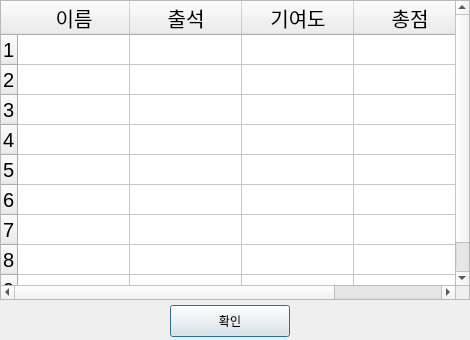
<?xml version="1.0" encoding="UTF-8"?>
<ui version="4.0">
 <class>Dialog</class>
 <widget class="QDialog" name="Dialog">
  <property name="geometry">
   <rect>
    <x>0</x>
    <y>0</y>
    <width>470</width>
    <height>340</height>
   </rect>
  </property>
  <property name="windowTitle">
   <string>순위 보기</string>
  </property>
  <widget class="QTableWidget" name="tableWidget">
   <property name="geometry">
    <rect>
     <x>0</x>
     <y>0</y>
     <width>470</width>
     <height>300</height>
    </rect>
   </property>
   <property name="font">
    <font>
     <pointsize>15</pointsize>
    </font>
   </property>
   <property name="rowCount">
    <number>9</number>
   </property>
   <property name="columnCount">
    <number>4</number>
   </property>
   <attribute name="horizontalHeaderMinimumSectionSize">
    <number>19</number>
   </attribute>
   <attribute name="horizontalHeaderDefaultSectionSize">
    <number>112</number>
   </attribute>
   <attribute name="horizontalHeaderHighlightSections">
    <bool>true</bool>
   </attribute>
   <attribute name="verticalHeaderMinimumSectionSize">
    <number>21</number>
   </attribute>
   <row>
    <property name="text">
     <string>1</string>
    </property>
   </row>
   <row>
    <property name="text">
     <string>2</string>
    </property>
   </row>
   <row>
    <property name="text">
     <string>3</string>
    </property>
   </row>
   <row>
    <property name="text">
     <string>4</string>
    </property>
   </row>
   <row>
    <property name="text">
     <string>5</string>
    </property>
   </row>
   <row>
    <property name="text">
     <string>6</string>
    </property>
   </row>
   <row/>
   <row/>
   <row/>
   <column>
    <property name="text">
     <string>이름</string>
    </property>
   </column>
   <column>
    <property name="text">
     <string>출석</string>
    </property>
   </column>
   <column>
    <property name="text">
     <string>기여도</string>
    </property>
   </column>
   <column>
    <property name="text">
     <string>총점</string>
    </property>
   </column>
   <item row="0" column="0">
    <property name="text">
     <string/>
    </property>
    <property name="textAlignment">
     <set>AlignJustify|AlignVCenter</set>
    </property>
   </item>
   <item row="0" column="1">
    <property name="text">
     <string/>
    </property>
    <property name="textAlignment">
     <set>AlignCenter</set>
    </property>
   </item>
   <item row="0" column="2">
    <property name="text">
     <string/>
    </property>
    <property name="textAlignment">
     <set>AlignCenter</set>
    </property>
   </item>
   <item row="1" column="1">
    <property name="text">
     <string/>
    </property>
    <property name="textAlignment">
     <set>AlignCenter</set>
    </property>
   </item>
   <item row="1" column="2">
    <property name="text">
     <string/>
    </property>
    <property name="textAlignment">
     <set>AlignCenter</set>
    </property>
   </item>
   <item row="2" column="1">
    <property name="text">
     <string/>
    </property>
    <property name="textAlignment">
     <set>AlignCenter</set>
    </property>
   </item>
   <item row="2" column="2">
    <property name="text">
     <string/>
    </property>
    <property name="textAlignment">
     <set>AlignCenter</set>
    </property>
   </item>
   <item row="3" column="1">
    <property name="text">
     <string/>
    </property>
    <property name="textAlignment">
     <set>AlignCenter</set>
    </property>
   </item>
   <item row="3" column="2">
    <property name="text">
     <string/>
    </property>
    <property name="textAlignment">
     <set>AlignCenter</set>
    </property>
   </item>
   <item row="4" column="1">
    <property name="text">
     <string/>
    </property>
    <property name="textAlignment">
     <set>AlignCenter</set>
    </property>
   </item>
   <item row="4" column="2">
    <property name="text">
     <string/>
    </property>
    <property name="textAlignment">
     <set>AlignCenter</set>
    </property>
   </item>
   <item row="5" column="1">
    <property name="text">
     <string/>
    </property>
    <property name="textAlignment">
     <set>AlignCenter</set>
    </property>
   </item>
   <item row="5" column="2">
    <property name="text">
     <string/>
    </property>
    <property name="textAlignment">
     <set>AlignCenter</set>
    </property>
   </item>
   <item row="6" column="1">
    <property name="text">
     <string/>
    </property>
    <property name="textAlignment">
     <set>AlignCenter</set>
    </property>
   </item>
   <item row="6" column="2">
    <property name="text">
     <string/>
    </property>
    <property name="textAlignment">
     <set>AlignCenter</set>
    </property>
   </item>
   <item row="7" column="1">
    <property name="text">
     <string/>
    </property>
    <property name="textAlignment">
     <set>AlignCenter</set>
    </property>
   </item>
   <item row="7" column="2">
    <property name="text">
     <string/>
    </property>
    <property name="textAlignment">
     <set>AlignCenter</set>
    </property>
   </item>
   <item row="8" column="1">
    <property name="text">
     <string/>
    </property>
    <property name="textAlignment">
     <set>AlignCenter</set>
    </property>
   </item>
   <item row="8" column="2">
    <property name="text">
     <string/>
    </property>
    <property name="textAlignment">
     <set>AlignCenter</set>
    </property>
   </item>
  </widget>
  <widget class="QPushButton" name="pushButton">
   <property name="geometry">
    <rect>
     <x>170</x>
     <y>305</y>
     <width>120</width>
     <height>32</height>
    </rect>
   </property>
   <property name="text">
    <string>확인</string>
   </property>
  </widget>
 </widget>
 <resources/>
 <connections>
  <connection>
   <sender>pushButton</sender>
   <signal>clicked()</signal>
   <receiver>Dialog</receiver>
   <slot>close()</slot>
   <hints>
    <hint type="sourcelabel">
     <x>239</x>
     <y>320</y>
    </hint>
    <hint type="destinationlabel">
     <x>239</x>
     <y>170</y>
    </hint>
   </hints>
  </connection>
 </connections>
</ui>
